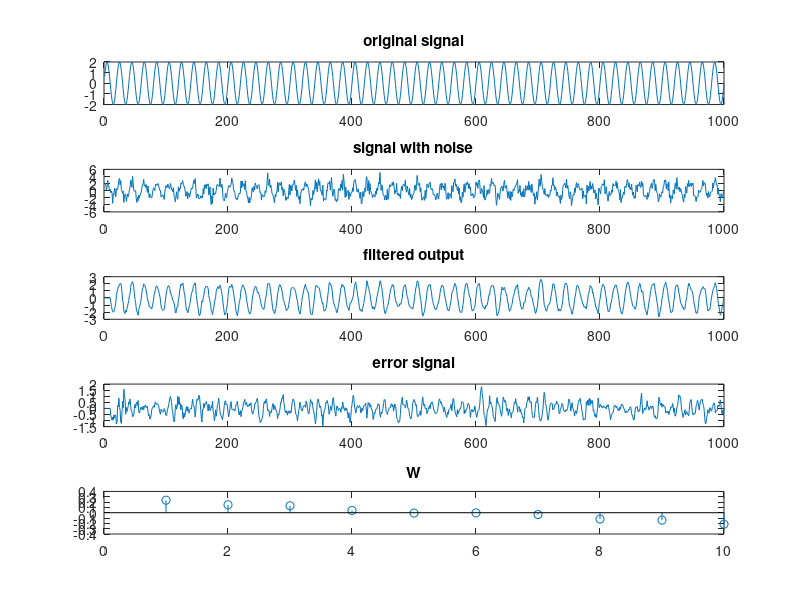

Recreate this plot in MATLAB.
clc;
clear all;
close all;
t=0.001:0.001:1
d=2*sin(2*pi*50*t);%desired signal
v=randn(size(d));%noise signal
u=d+v;%input signal
M=10;
w=zeros(M,1);
de=0.001;
p=(1/de)*eye(M);
la=0.97;
y=zeros(length(u),1);
for i=M:length(u)
    k=((1/la)*p*u(i:-1:i-M+1)')/(1+((1/la)*u(i:-1:i-M+1)*p*u(i:-1:i-M+1)'));
    e(i)=d(i)-w'*u(i:-1:i-M+1)';
    w=w+k*e(i);
    p=(1/la)*p-(1/la)*k*u(i:-1:i-M+1)*p;
    y(i)=w'*u(i:-1:i-M+1)'; 
end
subplot(511);plot(d);title('original signal');
subplot(512);plot(u);title('signal with noise');
subplot(513);plot(y);title('filtered output');
subplot(514);plot(e);title('error signal');
subplot(515);stem(w);title('W');